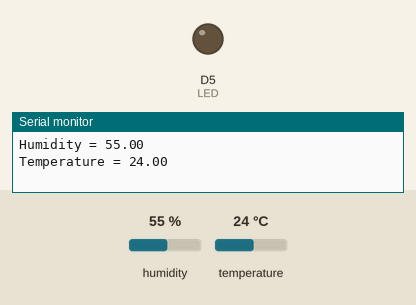
Simulated run of this sketch. Board: ESP8266 (NodeMCU). On the bench: output pins drawn as LEDs (lit = HIGH), the last lines printed to the serial monitor. Wiring (inferred from the names in the program): DHT11 sensor: data D2. The inputs (shaded band) are chosen by the test bench; at power-on: temperature 24 °C, humidity 55 %.

Above: at 3.2 s.
3.3 s: temperature set to 29 °C
6.3 s: temperature set to 32 °C
At 8.1 s:
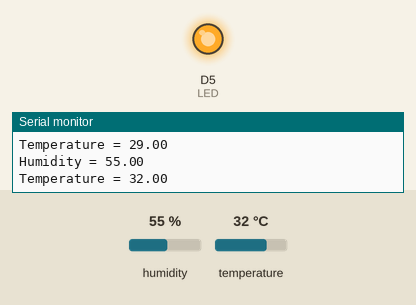
9.3 s: temperature set to 12 °C
At 12.1 s:
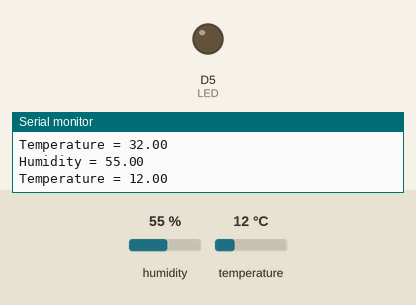
12.8 s: temperature set to 33 °C
At 14.1 s:
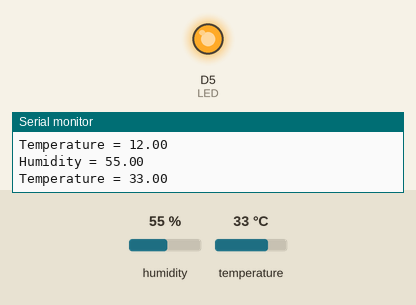
Timing chart, 0 to 15.8 s (numbered marks = the images above; inputs shaded):
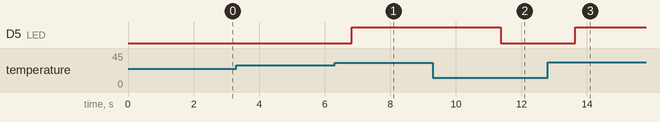

The sketch:

EX_09_DHT11_DigitalOutPut_LED.ino
```cpp
#include <ESP8266WiFi.h>
#include "DHT.h" //เรียกใช้งานไลบรารี่ DHT11/22

#define DHTPIN D2 //นิยามชื่อ DHTPIN ซึ่งมีค่าเป็น D2
#define DHTTYPE DHT11 //นิยามชื่อ DHTTYPE ซึ่งมีค่าเป็น DHT11
#define LED D5 //นิยามค่าคงที่ ที่ชื่อว่า LED และค่าคงที่นั้นคือ D5

float humidity = 0;   //ประกาศตัวแปรไว้สำหรับเก็บค่าที่มีจุดทศนิยมที่ชื่อว่า humidity และกำหนดให้มีค่าเท่ากับ 0
float temperature = 0; //ประกาศตัวแปรไว้สำหรับเก็บค่าที่มีจุดทศนิยมที่ชื่อว่า temperature และกำหนดให้มีค่าเท่ากับ 0

DHT dht(DHTPIN, DHTTYPE); //ประกาศการใช้งานโมดูล DHT11 ซึ่งใช้ขา D2 ในการเชื่อมต่อ

void setup() {
  Serial.begin(115200);

  pinMode(LED,OUTPUT); //ประกาศใช้ DigitalIO ในโหมด OUTPUT ที่ขา LED(D5)
  digitalWrite(LED,LOW); //คำสั่งให้ค่า OUTPUT ที่ขา LED เป็น LOW

  dht.begin(); //สั่งโมดูล DHT11 เริ่มทำงาน

  delay(2000); //หน่วงเวลา 2000 มิลลิวินาที หรือ 2 วินาที
}

void loop() {

  humidity = dht.readHumidity(); //ให้นำค่าความชื้นที่อ่านได้จาก DHT11 ไปเก็บไว้ในตัวแปร humidity
  temperature = dht.readTemperature(); //ให้นำค่าอุณหภูมิที่อ่านได้จาก DHT11 ไปเก็บไว้ในตัวแปร temperature

  Serial.print("Humidity = "); //แสดงคำว่า "Humidity = " แบบไม่ต้องเว้นบรรทัดบน Serial Port
  Serial.println(humidity); //แสดงค่าที่อยู่ในตัวแปร humidity บน Serial Port จากนั้นเว้นบรรทัด

  Serial.print("Temperature = ");  //แสดงคำว่า "Temperature = " แบบไม่ต้องเว้นบรรทัดบน Serial Port
  Serial.println(temperature);  //แสดงค่าที่อยู่ในตัวแปร temperature บน Serial Port จากนั้นเว้นบรรทัด

  if(temperature > 30){ //ถ้าหากค่า temperature มากกว่า 30

    digitalWrite(LED,HIGH); //คำสั่งให้ค่า OUTPUT ที่ขา LED เป็น HIGH

  }else{ //ถ้าไม่

    digitalWrite(LED,LOW); //คำสั่งให้ค่า OUTPUT ที่ขา LED เป็น LOW

  }

  delay(2000); //หน่วงเวลา 2000 มิลลิวินาที หรือ 2 วินาที

}
```

Measured:
- the behaviour switches between 30 and 31 °C on temperature (found by bisection; images 0 and 1)
- after the input at 6.3 s, D5 (LED): LOW → HIGH after 0.52 s
- after the input at 9.3 s, D5 (LED): HIGH → LOW after 2.1 s
- after the input at 12.8 s, D5 (LED): LOW → HIGH after 0.84 s
